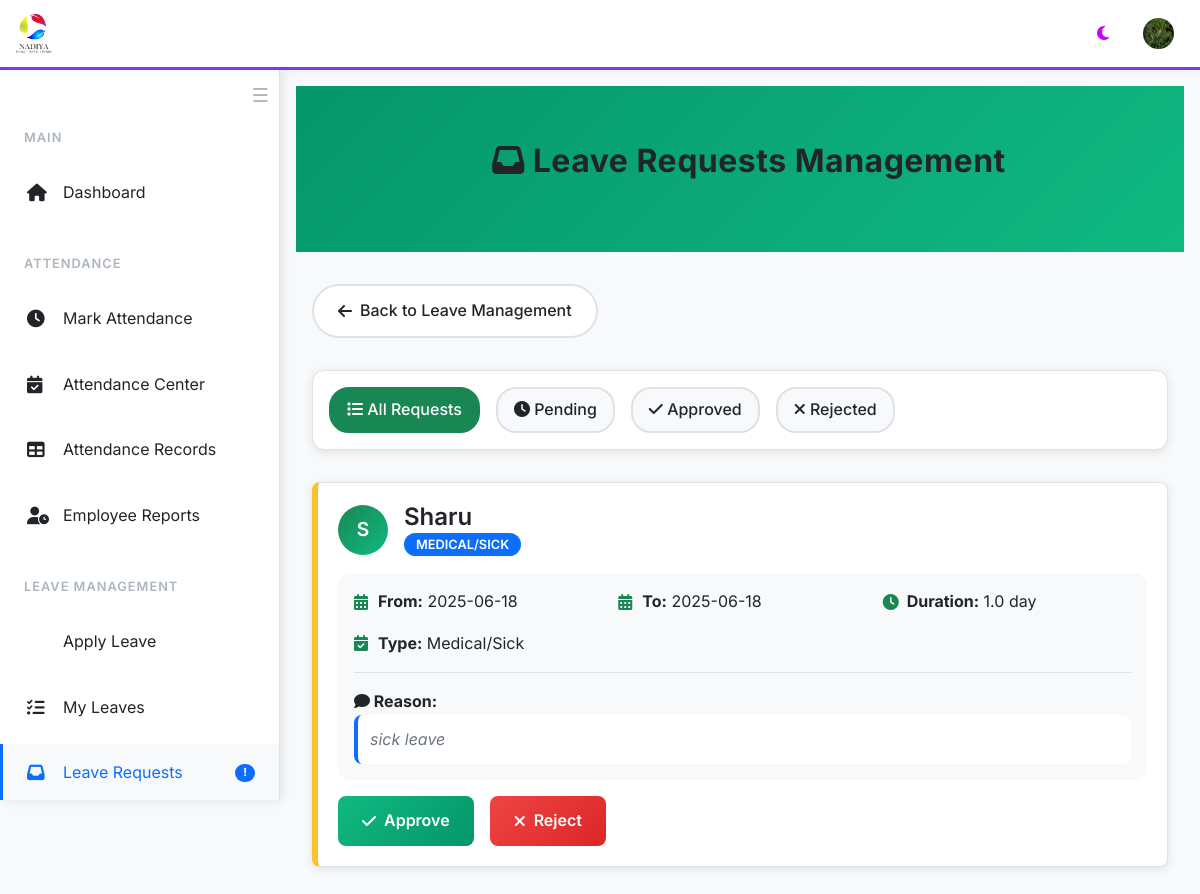
Page /leave_requests (signed in) on the committed database.
### website/models.py (models this page shows, shortened)
class User(db.Model, UserMixin):
    id = db.Column(db.Integer, primary_key=True)
    first_name = db.Column(db.String(150))
    last_name = db.Column(db.String(150))
    email = db.Column(db.String(150), unique=True, nullable=False)
    password = db.Column(db.String(512), nullable=False)
    earned =  db.Column(db.Float, default=0)
    medic = db.Column(db.Float, default=0)
    pay =  db.Column(db.Float, default=0)
    role = db.Column(db.String(150))
    probation = db.Column(db.Boolean, default = 0)
    photo = db.Column(db.String(150))
    documents = db.relationship('Document', backref='user', lazy=True)
    reset_token = db.Column(db.String(36), nullable=True)
    attendances = db.relationship('Attendance', backref='user', lazy=True)

class Leave(db.Model):
    id = db.Column(db.Integer, primary_key=True)
    user_id = db.Column(db.Integer, db.ForeignKey('user.id'), nullable=False)
    start_date = db.Column(db.Date, nullable=False)
    end_date = db.Column(db.Date, nullable=False)
    days =  db.Column(db.Float)
    approved = db.Column(db.Boolean, default=False)
    rejected = db.Column(db.Boolean, default=False)
    approved_by = db.Column(db.String(150))
    reason = db.Column(db.Text)
    ltype = db.Column(db.String(150))
    user = db.relationship('User', backref='leaves', lazy=True)

### website/views.py (the view)
@views.route('/leave_requests')
@login_required
def leave_requests():
    print(f"Current user's role: {current_user.role}")
    if current_user.role == 'director':
        leave_requests = Leave.query.all()
    elif current_user.email == 'sumana@nadiya.in':
        leave_requests = Leave.query.all()
    elif current_user.role == 'accounts_manager':
        leave_requests = Leave.query.join(User).filter(User.role == 'accounts_member').all()
    elif current_user.role == 'business_manager':
        leave_requests = Leave.query.join(User).filter(User.role == 'business_member').all()
    elif current_user.role == 'service_manager':
        leave_requests = Leave.query.join(User).filter(User.role == 'service_member').all()
    elif current_user.role == 'service_support_manager':
        leave_requests = Leave.query.join(User).filter(User.role == 'service_support_member').all()
    elif current_user.role == 'sales_manager':
        leave_requests = Leave.query.join(User).filter(User.role == 'sales_member').all()
    elif current_user.role == 'service_member':
        leave_requests = Leave.query.join(User).filter(User.role == 'service_emp').all()
    else:
        flash("You do not have permission to view leave requests.", category='error')
        return redirect(url_for('views.home'))
    return render_template('leave_requests.html', leave_requests=leave_requests)

### website/templates/leave_requests.html (shortened to what this page needs)
{% extends "base.html" %}
{% block content %}
<div class="page-header">
    <div class="container">
        <h1><i class="fas fa-inbox"></i> Leave Requests Management</h1>
    </div>
</div>
<div class="requests-container">
    <a href="/leaves-category" class="back-btn">
        <i class="fas fa-arrow-left"></i> Back to Leave Management
    </a>
    <div class="filter-tabs">
        <div class="filter-tab active" data-filter="all">
            <i class="fas fa-list"></i> All Requests
        </div>
        <div class="filter-tab" data-filter="pending">
            <i class="fas fa-clock"></i> Pending
        </div>
        <div class="filter-tab" data-filter="approved">
            <i class="fas fa-check"></i> Approved
        </div>
        <div class="filter-tab" data-filter="rejected">
            <i class="fas fa-times"></i> Rejected
        </div>
    </div>
    {% if leave_requests %}
        {% for leave in leave_requests | reverse %}
            <div class="leave-request {% if leave.approved %}approved{% elif leave.rejected %}rejected{% else %}pending{% endif %}"
                 data-status="{% if leave.approved %}approved{% elif leave.rejected %}rejected{% else %}pending{% endif %}">
                <div class="request-header">
                    <div class="employee-info">
                        <div class="employee-avatar">
                            {{ leave.user.first_name[0].upper() }}
                        </div>
                        <div class="employee-details">
                            <h4>{{ leave.user.first_name }}</h4>
                            <span class="leave-type-badge">{{ leave.ltype }}</span>
                        </div>
                    </div>
                </div>
                <div class="leave-details">
                    <div class="leave-info">
                        <div class="info-item">
                            <i class="fas fa-calendar-alt"></i>
                            <span><strong>From:</strong> {{ leave.start_date }}</span>
                        </div>
                        <div class="info-item">
                            <i class="fas fa-calendar-alt"></i>
                            <span><strong>To:</strong> {{ leave.end_date }}</span>
                        </div>
                        <div class="info-item">
                            <i class="fas fa-clock"></i>
                            <span><strong>Duration:</strong> {{ leave.days }} day{{ 's' if leave.days > 1 else '' }}</span>
                        </div>
                        <div class="info-item">
                            <i class="fas fa-calendar-check"></i>
                            <span><strong>Type:</strong> {{ leave.ltype }}</span>
                        </div>
                    </div>
                    {% if leave.reason %}
                        <div class="reason-section">
                            <strong><i class="fas fa-comment"></i> Reason:</strong>
                            <div class="reason-text">{{ leave.reason }}</div>
                        </div>
                    {% endif %}
                </div>
                {% if not leave.approved and not leave.rejected %}
                    <div class="action-buttons">
                        <form class="approve-form" action="{{ url_for('views.approve_leave', leave_id=leave.id) }}" method="POST" style="display: inline;">
                            <button type="submit" class="btn-approve">
                                <i class="fas fa-check"></i> Approve
                            </button>
                        </form>
                        <form class="reject-form" action="{{ url_for('views.reject', leave_id=leave.id) }}" method="POST" style="display: inline;">
                            <button type="submit" class="btn-reject">
                                <i class="fas fa-times"></i> Reject
                            </button>
                        </form>
                    </div>
                {% endif %}
            </div>
        {% endfor %}
    {% else %}
        <div class="no-requests">
            <i class="fas fa-inbox"></i>
            <p>No leave requests found.</p>
        </div>
    {% endif %}
</div>
{% endblock %}

### website/templates/base.html (shortened to what this page needs)
<!DOCTYPE html>
<html lang="en" data-theme="light">
<head>
    <link href="https://cdn.jsdelivr.net/npm/bootstrap@5.3.0/dist/css/bootstrap.min.css" rel="stylesheet">
    <link rel="stylesheet" href="https://cdnjs.cloudflare.com/ajax/libs/font-awesome/6.4.0/css/all.min.css">
</head>
<body>
    <header class="top-header">
        <div class="header-logo">
            <img src="{{ url_for('static', filename='logo.png') }}" alt="Nadiya Logo">
        </div>
        <div class="header-actions">
            <button class="theme-toggle" onclick="toggleTheme()">
                <i class="fas fa-moon" id="theme-icon"></i>
            </button>
            {% if current_user.is_authenticated %}
            <div class="user-profile" onclick="window.location.href='/profile/{{ current_user.id }}'">
                {% if current_user.photo %}
                    <img src="{{ url_for('views.uploaded_file', setname='photos', filename=current_user.photo) }}" alt="Profile">
                {% else %}
                    <img src="{{ url_for('static', filename='logo.png') }}" alt="Profile">
                {% endif %}
            </div>
            {% endif %}
        </div>
    </header>
  <nav class="sidebar" id="sidebar">
  <button id="sidebarCollapseBtn" class="sidebar-collapse-btn" onclick="toggleSidebarCollapse()" title="Collapse Sidebar">
    <span class="hamburger-icon">☰</span>
</button>
    <br>
        <div class="sidebar-content">
            {% if current_user.is_authenticated %}
            <div class="nav-section">
                <div class="nav-section-title">Main</div>
                <div class="nav-item">
                    <a href="/" class="nav-link">
                        <i class="fas fa-home"></i>
                        <span>Dashboard</span>
                    </a>
                </div>
            </div>
            <div class="nav-section">
                <div class="nav-section-title">Attendance</div>
                <div class="nav-item">
                    <a href="/attendance" class="nav-link">
                        <i class="fas fa-clock"></i>
                        <span>Mark Attendance</span>
                    </a>
                </div>
                {% if current_user.email == "sumana@nadiya.in" or current_user.email == "accounts@nadiya.in" %}
                <div class="nav-item">
                    <a href="/attendance-category" class="nav-link">
                        <i class="fas fa-calendar-check"></i>
                        <span>Attendance Center</span>
                    </a>
                </div>
                <div class="nav-item">
                    <a href="/attendance_table" class="nav-link">
                        <i class="fas fa-table"></i>
                        <span>Attendance Records</span>
                    </a>
                </div>
                <div class="nav-item">
                    <a href="/who" class="nav-link">
                        <i class="fas fa-user-clock"></i>
                        <span>Employee Reports</span>
                    </a>
                </div>
                {% endif %}
            </div>
            <div class="nav-section">
                <div class="nav-section-title">Leave Management</div>
                <div class="nav-item">
                    <a href="/apply_leave" class="nav-link">
                        <span>Apply Leave</span>
                    </a>
                </div>
                <div class="nav-item">
                    <a href="/approved_leaves" class="nav-link">
                        <i class="fas fa-list-check"></i>
                        <span>My Leaves</span>
                    </a>
                </div>
                <div class="nav-item">
                    <a href="/leave_requests" class="nav-link">
                        <i class="fas fa-inbox"></i>
                        <span>Leave Requests</span>
                        {% if current_user.role in ['director', 'accounts_manager', 'business_manager', 'service_manager', 'service_support_manager', 'sales_manager'] %}
                        <span class="badge">!</span>
                        {% endif %}
                    </a>
                </div>
            </div>
            {% endif %}
        </div>
    </nav>
    <main class="main-content" id="mainContent">
        {% block content %}{% endblock %}
    </main>
</body>
</html>

### website/templates/base.html (style rules this page uses)
:root { --bg-primary: #ffffff; --bg-secondary: #f8f9fa; --bg-tertiary: #e9ecef; --text-primary: #212529; --text-secondary: #6c757d; --text-muted: #adb5bd; --border-color: #dee2e6; --shadow: rgba(0, 0, 0, 0.1); --accent-primary: #0d6efd; --accent-secondary: #6f42c1; --success: #198754; --warning: #fd7e14; --danger: #dc3545; --info: #0dcaf0; --navbar-bg: #1a1d23; --sidebar-width: 280px; --sidebar-collapsed-width: 60px; }
* { margin: 0; padding: 0; box-sizing: border-box; }
body { font-family: 'Inter', sans-serif; background-color: var(--bg-secondary); color: var(--text-primary); line-height: 1.6; transition: all 0.3s ease; padding-top: 70px; }
:root { --header-bg: #ffffff; --header-text: #2d3748; --header-border: #7c3aed; --toggle-btn-color: #7c3aed; !important }
.top-header { position: fixed; top: 0; left: 0; right: 0; height: 70px; background: var(--header-bg); color: var(--header-text); z-index: 1000; display: flex; align-items: center; padding: 0 1rem; box-shadow: 0 2px 10px rgba(0,0,0,0.04); border-bottom: 3px solid var(--header-border); transition: background 0.3s, color 0.3s, border-color 0.3s; }
.header-logo { display: flex; align-items: center; flex: 1; }
.header-logo img { height: 40px; margin-right: 1rem; }
.header-actions { display: flex; align-items: center; gap: 1rem; }
.theme-toggle { background: rgba(255,255,255,0.1); border: none; color: rgb(204, 0, 255); padding: 0.5rem; border-radius: 8px; cursor: pointer; transition: all 0.3s ease; }
.user-profile { display: flex; align-items: center; gap: 0.5rem; padding: 0.5rem; border-radius: 8px; transition: all 0.3s ease; cursor: pointer; }
.user-profile img { width: 35px; height: 35px; border-radius: 50%; border: 2px solid rgba(255,255,255,0.3); }
.sidebar { position: fixed; top: 70px; left: -280px; width: var(--sidebar-width); height: calc(100vh - 70px); background: var(--bg-primary); border-right: 1px solid var(--border-color); box-shadow: 2px 0 10px var(--shadow); transition: left 0.3s ease, width 0.3s ease; z-index: 999; overflow-y: auto; }
.sidebar.open { left: 0; }
.sidebar-collapse-btn { background: none; border: none; color: var(--text-muted); font-size: 1.2rem; position: absolute; top: 10px; right: 10px; z-index: 1001; transition: color 0.2s; cursor: pointer; }
.sidebar-content { padding: 2rem 0; }
.nav-section { margin-bottom: 2rem; }
.nav-section-title { font-size: 0.8rem; font-weight: 600; color: var(--text-muted); text-transform: uppercase; letter-spacing: 1px; padding: 0 1.5rem; margin-bottom: 1rem; }
.nav-item { margin-bottom: 0.5rem; }
.nav-link { display: flex; align-items: center; padding: 1rem 1.5rem; color: var(--text-primary); text-decoration: none; transition: all 0.3s ease; border-left: 3px solid transparent; }
.nav-link.active { background: var(--bg-secondary); border-left-color: var(--accent-primary); color: var(--accent-primary); }
.nav-link i { width: 20px; margin-right: 1rem; font-size: 1.1rem; }
.nav-link .badge { margin-left: auto; background: var(--accent-primary); color: white; font-size: 0.7rem; padding: 0.2rem 0.5rem; border-radius: 10px; }
.main-content { min-height: calc(100vh - 70px); padding: 1rem; transition: margin-left 0.3s ease; }
.main-content.shifted { margin-left: var(--sidebar-width); }
@media (min-width: 1200px) { .sidebar { left: 0; } }
@media (min-width: 1200px) { .main-content { margin-left: var(--sidebar-width); } }
* { transition: background-color 0.3s ease, color 0.3s ease, border-color 0.3s ease; }

### rows in the picture
User: photo (picture)
Leave: user "S", user.first_name "Sharu", ltype "MEDICAL/SICK", start_date "2025-06-18", end_date "2025-06-18", days "1.0", ltype "Medical/Sick", reason "sick leave"
